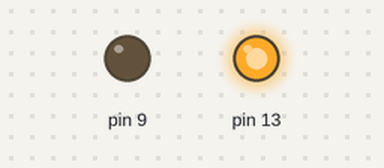
This sketch was run on a simulated Arduino Uno, built with avr-gcc and run on an emulated ATmega328P. Shown: output pins drawn as LEDs (lit = HIGH).

Above: at 0.1 s.
At 1.1 s:
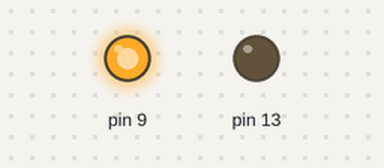
Timing chart, 0 to 40.0 s (numbered marks = the images above):
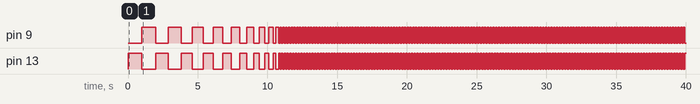

The sketch:

code.ino
```cpp
int DELAY = 1000;
int COUNT = 0;
bool DOONCE = true;
void setup() {
  pinMode(13, OUTPUT);
  pinMode(9, OUTPUT);
}
void loop() {

  digitalWrite(13, HIGH);
  digitalWrite(9, LOW);
  delay(DELAY);
  digitalWrite(13, LOW);
  digitalWrite(9, HIGH);
  delay(DELAY);
  if(DELAY>100){
    DELAY-=100;
  }else{
    DELAY = 99;
  }
}
```

Measured:
- by itself, pin 9: LOW → HIGH at 1.0 s, → LOW 1.0 s later, → HIGH 0.90 s later, → LOW 0.90 s later, … (312 changes in this stretch)
- by itself, pin 13: LOW → HIGH at 0.00 s, → LOW 1.0 s later, → HIGH 1.0 s later, → LOW 0.90 s later, … (313 changes in this stretch)
